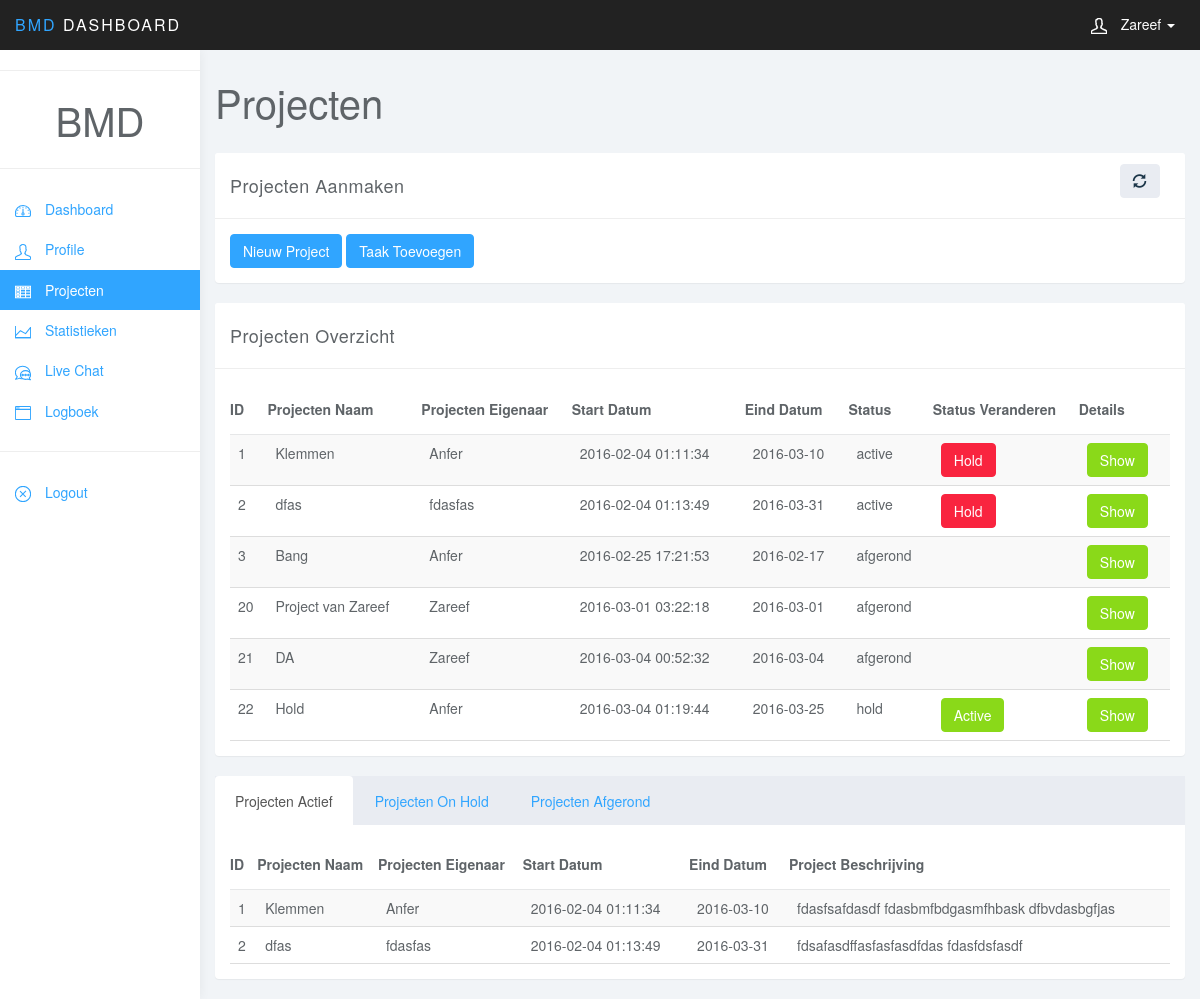
Screenshot of /projecten.php (signed in) with the database file from the repository.
### tables this page shows
CREATE TABLE IF NOT EXISTS `users` (
  `users_id` int(11) NOT NULL AUTO_INCREMENT,
  `users_name` varchar(25) NOT NULL,
  `users_password` varchar(25) NOT NULL,
  `users_type` varchar(11) NOT NULL,
  `users_achternaam` varchar(25) NOT NULL,
  `users_gebdatum` date NOT NULL,
  `users_email` varchar(25) NOT NULL,
  `users_telefoon` varchar(11) NOT NULL,
  `users_activeer` tinyint(1) NOT NULL DEFAULT '1',
  `users_about` text NOT NULL,
  `users_profile` varchar(32) NOT NULL,
  `users_timestmp` timestamp NOT NULL DEFAULT CURRENT_TIMESTAMP ON UPDATE CURRENT_TIMESTAMP,
  PRIMARY KEY (`users_id`)
);

CREATE TABLE IF NOT EXISTS `projecten` (
  `projecten_id` int(11) NOT NULL AUTO_INCREMENT,
  `projecten_naam` varchar(25) NOT NULL,
  `projecten_owner` varchar(25) NOT NULL,
  `projecten_start` timestamp NOT NULL DEFAULT CURRENT_TIMESTAMP ON UPDATE CURRENT_TIMESTAMP,
  `projecten_einde` date NOT NULL,
  `projecten_beschrijving` text NOT NULL,
  `projecten_status` varchar(25) NOT NULL,
  PRIMARY KEY (`projecten_id`)
);

### core/init.php (called while the page is built, shortened)
<?php
require 'functions/users.php';
if (logged_in() ==- true) {
	$session_user_id = $_SESSION['users_id'];
	$users_data = users_data($session_user_id, 'users_id', 'users_name', 'users_password', 'users_type', 'users_achternaam', 'users_gebdatum', 'users_email', 'users_telefoon', 'users_activeer', 'users_about', 'users_profile');
}
?>

### core/functions/users.php (called while the page is built, shortened)
<?php
function users_data($users_id){
	$users_id = (int)$users_id;
	$func_num_args = func_num_args();
	$func_get_args = func_get_args();
	if ($func_num_args > 1) {
		unset($func_get_args[0]);
		$fields = '`' . implode('`,`', $func_get_args) . '`';
		$data = mysql_fetch_assoc(mysql_query("SELECT $fields FROM users WHERE `users_id` = '$users_id'"));
		return $data;
	}
}
?>

### projectenlist.php (the view, shortened to what this page needs)
<div id="#div-id" class="row">
      <div class="col-lg-12">
        <div class="panel panel-default">
          <div class="panel-heading">Projecten Overzicht</div>
          <div class="panel-body">
            <div class="canvas-wrapper">
              <div class="table-responsive">
              <table class="table table-striped">
                  <thead>
                      <tr>
                          <th>ID</th>
                          <th>Projecten Naam</th>
                          <th>Projecten Eigenaar</th>
                          <th>Start Datum</th>
                          <th>Eind Datum</th>
                          <th>Status</th>
                          <th>Status Veranderen</th>
                          <th>Details</th>
                      </tr>
                  </thead>
                  <tbody>
                      <?php
                          $sql = mysql_query("SELECT * FROM projecten");
                          while ($row = mysql_fetch_array($sql)) {
                              $projecten_id = $row['projecten_id'];
                              $projecten_naam = $row['projecten_naam'];
                              $projecten_owner = $row['projecten_owner'];
                              $projecten_start = $row['projecten_start'];
                              $projecten_einde = $row['projecten_einde'];
                              $projecten_status = $row['projecten_status'];
                              echo "<tr>";
                              echo "<td>$projecten_id</td>";
                              echo "<td>$projecten_naam</td>";
                              echo "<td>$projecten_owner</td>";
                              echo "<td>$projecten_start</td>";
                              echo "<td>$projecten_einde</td>";
                              echo "<td>$projecten_status</td>";
                              if ($projecten_status == 'active' || $projecten_status == 'hold') {
                              echo "<td>";
                              echo "<form method='post' role='form' action=''>";
                              if ($projecten_status == 'active') {
                                   echo "<input id='' type='submit' class='btn btn-danger btnhold' name='button_hold' value='Hold'> &nbsp";
                              }
                              if ($projecten_status == 'hold') {
                                   echo "<input id='' type='submit' class='btn btn-success' name='button_gaande' value='Active'> &nbsp";
                              }
                              echo "</form>";
                              echo "</td>";
                              } else {
                              echo "<td>";
                              echo "</td>";
                              }
                              echo "<td>";
                              echo "<form method='post' role='form' action=''>";
                                  echo "<input id='' type='submit' class='btn btn-success' name='btnshow' value='Show'>";
                              echo "</form>";
                              echo "</td>";
                              echo "</tr>";
                          }
                      ?>
                  </tbody>
              </table>
              </div>
            </div>
          </div>
        </div>
      </div>
</div>
    <div class="row">
      <div class="col-lg-12">
        <div class="panel panel-default">
          <div class="panel-body tabs">
            <ul class="nav nav-tabs">
              <li class="active"><a href="#tab1" data-toggle="tab">Projecten Actief</a></li>
              <li><a href="#tab2" data-toggle="tab">Projecten On Hold</a></li>
              <li><a href="#tab3" data-toggle="tab">Projecten Afgerond</a></li>
            </ul>
            <div class="tab-content">
              <div class="tab-pane fade in active" id="tab1">
                  <div class="table-responsive">
                    <table class="table table-striped">
                        <thead>
                            <tr>
                                <th>ID</th>
                                <th>Projecten Naam</th>
                                <th>Projecten Eigenaar</th>
                                <th>Start Datum</th>
                                <th>Eind Datum</th>
                                <th>Project Beschrijving</th>
                            </tr>
                        </thead>
                        <tbody>
                            <?php
                                $sql = mysql_query("SELECT * FROM projecten WHERE `projecten_status` = 'active'");
                                while ($row = mysql_fetch_array($sql)) {
                                    $projecten_id = $row['projecten_id'];
                                    $projecten_naam = $row['projecten_naam'];
                                    $projecten_owner = $row['projecten_owner'];
                                    $projecten_start = $row['projecten_start'];
                                    $projecten_einde = $row['projecten_einde'];
                                    $projecten_beschrijving = $row['projecten_beschrijving'];
                                    echo "<tr>";
                                    echo "<td>$projecten_id</td>";
                                    echo "<td>$projecten_naam</td>";
                                    echo "<td>$projecten_owner</td>";
                                    echo "<td>$projecten_start</td>";
                                    echo "<td>$projecten_einde</td>";
                                    echo "<td>$projecten_beschrijving</td>";
                                    echo "</tr>";
                                }
                            ?>
                        </tbody>
                    </table>
                  </div>
              </div>
            </div>
          </div>
        </div>
      </div>
    </div>
                            <?php
echo "    </tbody>
                    </table>
                  </div>
              </div>
            </div>
          </div>
        </div>
      </div>
    </div>";
?>

### projecten.php (shortened to what this page needs)
<?php include 'core/init.php';?>
<!DOCTYPE html>
<html>
<head>
<link href="css/bootstrap.min.css" rel="stylesheet">
<link href="css/datepicker3.css" rel="stylesheet">
<link href="css/bootstrap-table.css" rel="stylesheet">
<link href="css/styles.css" rel="stylesheet">
</head>
<body>
	<nav class="navbar navbar-inverse navbar-fixed-top" role="navigation">
		<div class="container-fluid">
			<div class="navbar-header">
				<a class="navbar-brand" href="info.php"><span>BMD</span> Dashboard</a>
				<ul class="user-menu">
					<li class="dropdown pull-right">
						<a href="#" class="dropdown-toggle" data-toggle="dropdown"><svg class="glyph stroked male-user"><use xlink:href="#stroked-male-user"></use></svg> <?php echo $users_data['users_name']; ?> <span class="caret"></span></a>
					</li>
				</ul>
			</div>
		</div>
	</nav>
	<div id="sidebar-collapse" class="col-sm-3 col-lg-2 sidebar">
		<ul class="nav menu">
			<li role="presentation" class="divider"></li>
			<li class="sidebarlogo">BMD</li>
			<li role="presentation" class="divider"></li>
			<li><a href="index.php"><svg class="glyph stroked dashboard-dial"><use xlink:href="#stroked-dashboard-dial"></use></svg> Dashboard</a></li>
			<li><a href="profile.php"><svg class="glyph stroked male user "><use xlink:href="#stroked-male-user"/></svg> Profile</a></li>
			<li class="active"><a href="projecten.php"><svg class="glyph stroked table"><use xlink:href="#stroked-table"></use></svg> Projecten</a></li>
			<li><a href="statistieken.php"><svg class="glyph stroked line-graph"><use xlink:href="#stroked-line-graph"></use></svg> Statistieken</a></li>
			<li><a href="livechat.php"><svg class="glyph stroked two messages"><use xlink:href="#stroked-two-messages"/></svg> Live Chat</a></li>
			<li><a href="logboek.php"><svg class="glyph stroked app-window"><use xlink:href="#stroked-app-window"></use></svg> Logboek</a></li>
			<li role="presentation" class="divider"></li>
			<li><a href="logout.php"><svg class="glyph stroked cancel"><use xlink:href="#stroked-cancel"></use></svg> Logout</a></li>
		</ul>
	</div>
	<div class="col-sm-9 col-sm-offset-3 col-lg-10 col-lg-offset-2 main">
		<div class="row">
			<div class="col-lg-12">
				<h1 class="page-header">Projecten</h1>
			</div>
		</div>
		<?php if ($users_data['users_type'] === 'Manager') {
			echo "
			<div class='row'>
				<div class='col-lg-12'>
					<div class='panel panel-default'>
						<div class='panel-heading'>
							Projecten Aanmaken
							<a class='btn btn-default glyphicon glyphicon-refresh icon-refresh pull-right' href='projecten.php'></a>
						</div>
						<div class='panel-body'>
							<div class='canvas-wrapper'>
								<a class='btn btn-primary' href='includes/widget/newproject.php'>Nieuw Project</a>
								<a class='btn btn-primary' href='includes/widget/taken.php'>Taak Toevoegen</a>
							</div>
						</div>
					</div>
				</div>
			</div>
			";
		}?>
		<?php if ($users_data['users_type'] === 'Manager') {
					include 'projectenlist.php';
				}
		?>
</body>
</html>

### rows the page displays
users: users_name "Zareef"
projecten: projecten_id "1", projecten_naam "Klemmen", projecten_owner "Anfer", projecten_start "2016-02-04 01:11:34", projecten_einde "2016-03-10", projecten_status "active", projecten_beschrijving "fdasfsafdasdf fdasbmfbdgasmfhbask dfbvdasbgfjas"
projecten: projecten_id "2", projecten_naam "dfas", projecten_owner "fdasfas", projecten_start "2016-02-04 01:13:49", projecten_einde "2016-03-31", projecten_status "active", projecten_beschrijving "fdsafasdffasfasfasdfdas fdasfdsfasdf"
projecten: projecten_id "3", projecten_naam "Bang", projecten_owner "Anfer", projecten_start "2016-02-25 17:21:53", projecten_einde "2016-02-17", projecten_status "afgerond"
projecten: projecten_id "20", projecten_naam "Project van Zareef", projecten_owner "Zareef", projecten_start "2016-03-01 03:22:18", projecten_einde "2016-03-01", projecten_status "afgerond"
projecten: projecten_id "21", projecten_naam "DA", projecten_owner "Zareef", projecten_start "2016-03-04 00:52:32", projecten_einde "2016-03-04", projecten_status "afgerond"
projecten: projecten_id "22", projecten_naam "Hold", projecten_owner "Anfer", projecten_start "2016-03-04 01:19:44", projecten_einde "2016-03-25", projecten_status "hold"
